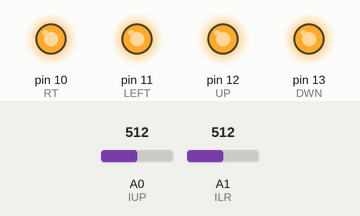
The sketch below on a simulated Arduino Uno, built with avr-gcc and run on an emulated ATmega328P. On the bench: output pins drawn as LEDs (lit = HIGH). Inputs (shaded band) come from the test bench; at power-on: A0 (IUP) = 512, A1 (ILR) = 512.

Above: at 1.2 s.
1.3 s: A0 (IUP) set to 539
At 2.8 s:
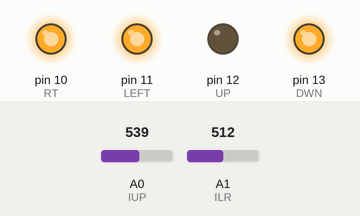
3.1 s: A1 (ILR) set to 531
At 4.1 s:
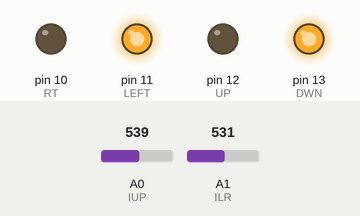
4.7 s: A0 (IUP) set to 511
At 5.3 s:
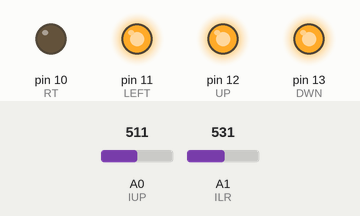
6.3 s: A1 (ILR) set to 306
At 7.6 s:
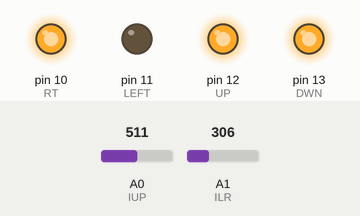
7.9 s: A0 (IUP) set to 306
At 9.0 s:
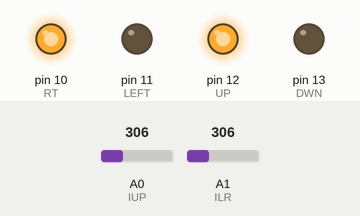
9.5 s: A1 (ILR) set to 511
At 10.3 s:
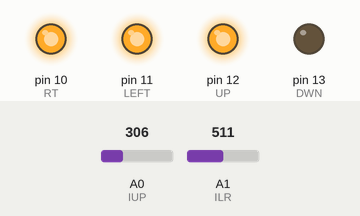
Timing chart, 0 to 12.1 s (numbered marks = the images above; inputs shaded):
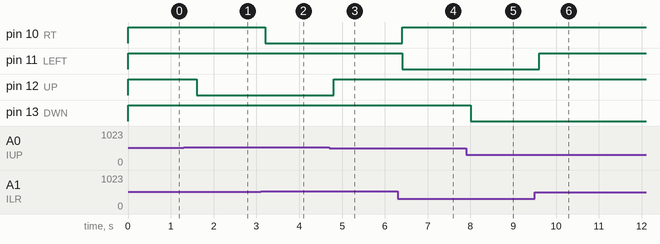

The sketch:

2Axis_light_show.ino
```cpp
/*Philip Vallone
2-axis joystick connected to an Arduino Micro
to output 4 pins, up, down, left & right
If you are using pull down resistors, change all the HIGHs to LOWs and LOWs to HIGH.
This skectch is using pull up resistors.
*/

int UD = 0;
int LR = 0;
/* Arduino Micro output pins*/
int DWN = 13;
int UP = 12;
int LEFT = 11;
int RT = 10;
/* Arduino Micro Input Pins */
int IUP=A0;
int ILR=A1;

int MID = 10; // 10 mid point delta arduino, use 4 for attiny
int LRMID = 0;
int UPMID = 0;
void setup(){

  pinMode(DWN, OUTPUT);
  pinMode(UP, OUTPUT);
  pinMode(LEFT, OUTPUT);
  pinMode(RT, OUTPUT);

  digitalWrite(DWN, HIGH);
  digitalWrite(UP, HIGH);
  digitalWrite(LEFT, HIGH);
  digitalWrite(RT, HIGH);

  //calabrate center
  LRMID = analogRead(ILR);
  UPMID = analogRead(IUP);
}

void loop(){

  UD = analogRead(IUP);
  LR = analogRead(ILR);
  // UP-DOWN
  if(UD < UPMID - MID){
   digitalWrite(DWN, LOW);
  }else{
   digitalWrite(DWN, HIGH);
  }

  if(UD > UPMID + MID){
   digitalWrite(UP, LOW);
  }else{
   digitalWrite(UP, HIGH);
  }
  // LEFT-RIGHT
  if(LR < LRMID - MID){
   digitalWrite(LEFT, LOW);
  }else{
   digitalWrite(LEFT, HIGH);
  }

  if(LR > LRMID + MID){
   digitalWrite(RT, LOW);
  }else{
   digitalWrite(RT, HIGH);
  }

  delay(400);


}
```

Measured:
- the behaviour switches between 522 and 523 on A0 (IUP) (found by bisection; images 0 and 1)
- the behaviour switches between 522 and 523 on A1 (ILR) (found by bisection; images 1 and 2)
- after the input at 1.3 s, pin 12 (UP): HIGH → LOW after 0.30 s
- after the input at 3.1 s, pin 10 (RT): HIGH → LOW after 0.10 s
- after the input at 4.7 s, pin 12 (UP): LOW → HIGH after 0.10 s
- after the input at 6.3 s, pin 10 (RT): LOW → HIGH after 0.10 s; pin 11 (LEFT): HIGH → LOW after 0.10 s
- after the input at 7.9 s, pin 13 (DWN): HIGH → LOW after 0.11 s
- after the input at 9.5 s, pin 11 (LEFT): LOW → HIGH after 0.11 s
